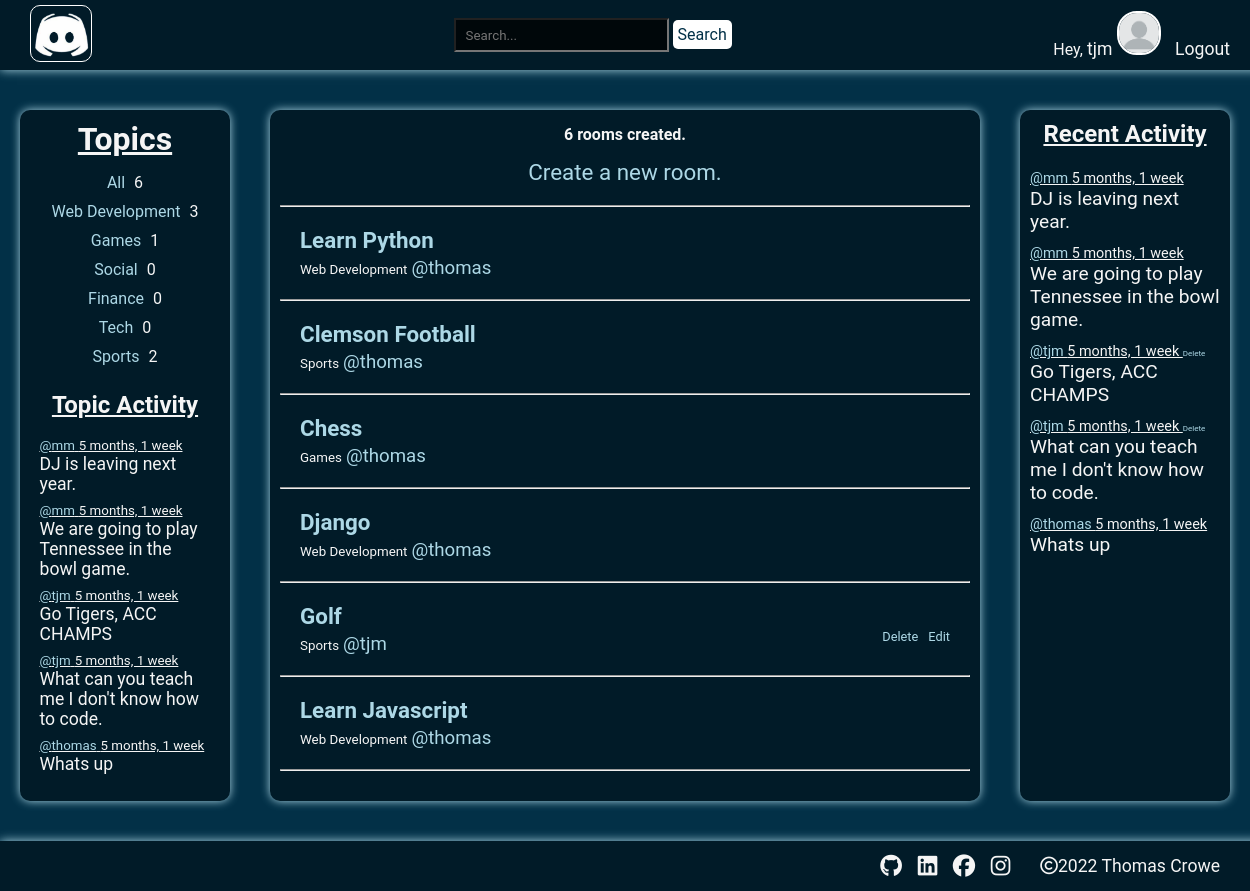
The page / (signed in) on the database its author committed.
### app/models.py (models this page shows, shortened)
class Topic(models.Model):
    name = models.CharField(max_length=255)

class Message(models.Model):
    user = models.ForeignKey(User, on_delete=models.CASCADE)
    room = models.ForeignKey(Room, on_delete=models.CASCADE)
    message = models.TextField()
    updated = models.DateTimeField(auto_now=True)
    created = models.DateTimeField(auto_now_add=True)
    def __str__(self):
        return self.message[0:50]

class Room(models.Model):
    host = models.ForeignKey(User, on_delete=models.SET_NULL, null=True)
    topic = models.ForeignKey(Topic, on_delete=models.SET_NULL, null=True)
    name = models.CharField(max_length=255)
    description = models.TextField(null=True, blank=True)
    participants = models.ManyToManyField(User, related_name='participants', blank=True)
    private = models.BooleanField(default=False)
    updated = models.DateTimeField(auto_now=True)
    created = models.DateTimeField(auto_now_add=True)
    class Meta:
        ordering = ['-updated', '-created']

### app/views.py (the view)
# urls.py: path('', views.home, name='home'),
def home(req):
    q = req.GET.get('q') if req.GET.get('q') else ''
    users = User.objects.filter(Q(username__icontains=q) | Q(first_name__icontains=q) | Q(last_name__icontains=q))
    rooms = Room.objects.filter(
        Q(topic__name__icontains=q) |
        Q(name__icontains=q) |
        Q(description__icontains=q) |
        Q(host__username__icontains=q))
    hosts = User.objects.all()
    topics = Topic.objects.all()
    room_count = rooms.count()
    recent_messages = Message.objects.all().order_by('-created')[:5]
    topic_messages = Message.objects.filter(Q(room__topic__name__icontains=q)).order_by('-created')[:5]
    context = { 'users': users, 'rooms': rooms, 'hosts': hosts, 'topics': topics,
               'room_count': room_count, 'recent_messages': recent_messages,
               'topic_messages': topic_messages }
    return render(req, 'app/home.html', context)

### app/templates/app/home.html
{% extends 'main.html' %}
{% load static %}
{% block content %}
<div class="home-container">
    <div class="topics">
        {% include 'app/topic_comp.html' %}
    </div>
    <div class="main">
        <h5>{{room_count}} rooms created.</h5>
        <a href="{% url 'create-room' %}">Create a new room.</a>
        {% include 'app/feed_comp.html' %}
    </div>
    <div class="activity">
        {% include 'app/activity_comp.html' %}
    </div>
</div>
{% endblock %}

### templates/navbar.html
{% load static %}
{% block navbar %}
<div class="navbar-container">
    <a href="/">
        <img id="nav-logo" src="{% static 'images/white-logo.png' %}" alt="Logo" />
    </a>
    <form method="GET" action="{% url 'home' %}" class="search-form">
        <input id="search-bar" type="text" name="q" placeholder="Search..." />
        <button type="submit">Search</button>
    </form>
    {% if request.user.is_authenticated %}
        <p>
            Hey, <a id="user-link" href="{% url 'profile' request.user.id %}">{{ request.user.username }}
                <img id="profile-image" src="{% static 'images/gen-user.webp' %}" alt="User Image" />
            </a>
            <a href="{% url 'logout' %}">Logout</a>
        </p>
    {% else %}
        <a href="{% url 'login' %}">Login</a>
    {% endif %}
</div>
{% endblock %}

### app/templates/app/topic_comp.html
{% load static %}
{% block topics %}
<h3 id="topic-header">Topics</h3>
    <a class="topic-links" href="{% url 'home' %}">All     <span>{{topics.count}}</span></a>
    {% for topic in topics %}
        <a class="topic-links" href="{% url 'home' %}?q={{topic.name}}">{{ topic.name }} <span>{{topic.room_set.all.count}}</span></a>
    {% endfor %}
<h4 id="topic-activity-header">Topic Activity</h4>
{% for topic_message in topic_messages %}
    <div id="topic-activity-container">
        <div id="topic-activity-info">
            <a href={% url 'profile' topic_message.user.id %}>
                <small>@{{ topic_message.user.username }}</small>
            </a>
            <small>{{ topic_message.created|timesince }}</small>
        </div>
        <div id="topic-activity-message">
            {{ topic_message.message }}
        </div>
    </div>
{% endfor %}
{% endblock %}

### app/templates/app/feed_comp.html
<div class="main-rooms-container">
    <hr>
    {% for room in rooms %}
        <div class="main-rooms">
            <h3><a href="{% url 'room' room.id %}">{{ room.name }}</a></h3>
            <small>{{room.topic.name}}</small>
            <a id="main-host" href="{% url 'profile' room.host.id %}">
                <small>@{{room.host.username}}</small>
            </a>
            {% if request.user == room.host %}
            <a class="main-delete" href="{% url 'update-room' room.id %}">Edit</a>
            <a class="main-delete" href="{% url 'delete-room' room.id %}">Delete</a>
            {% endif %}
        </div>
        <hr>
    {% endfor %}
</div>

### app/templates/app/activity_comp.html
<h3>Recent Activity</h3>
        <div>
            {% for message in recent_messages %}
                <div>
                    <small>
                        <a href="{% url 'profile' message.user.id %}">
                            @{{ message.user.username }}
                        </a>
                        {{ message.created|timesince }}
                    </small>
                    {% if request.user == message.user %}
                    <span><a id="recent-delete" href="{% url 'delete-message' message.id %}">Delete</a></span>
                    {% endif %}
                    <p>{{ message }}</p>
                </div>
            {% endfor %}

### static/styles/css/main.css (style rules this page uses)
#nav-logo { padding-top: 5px; height: 50px; width: 60px; border: 1px solid white; border-radius: 10px; }
#profile-image { height: 40px; width: 40px; border-radius: 20px; border: 2px solid white; }
.navbar-container { background-color: rgb(1, 27, 40); height: 70px; width: 100vw; display: flex; align-items: center; justify-content: space-between; margin: 0px; padding: 0px 20px; box-shadow: 0px 0px 10px 0px lightblue; }
.navbar-container form #search-bar { background-color: rgba(0, 0, 0, 0.75); padding: 10px; height: 0.6rem; }
.navbar-container button { padding: 5px; background-color: white; border: #023047; border-radius: 5px; color: #023047; font-size: 1rem; transition: all 0.3s ease; }
.navbar-container a { color: whitesmoke; padding-right: 40px; padding-left: 10px; font-size: 1.1rem; transition: all 0.3s ease; }
.navbar-container p #user-link { padding: 0; margin: 0; }
.home-container { display: grid; grid-template-columns: 1fr 3fr 1fr; padding-bottom: 70px; }
.home-container .topics { display: flex; flex-direction: column; align-items: center; justify-content: flex-start; padding: 10px; background-color: rgb(1, 27, 40); border-radius: 10px; margin: 20px; margin-top: 40px; box-shadow: 0px 0px 10px 0px lightblue; }
.home-container .topics .topic-links { padding: 5px; }
.home-container .topics .topic-links span { padding-left: 5px; }
.home-container .topics #topic-header { align-items: flex-start; font-size: 2rem; padding-bottom: 10px; text-decoration: underline; }
.home-container .topics #topic-activity-header { font-size: 1.5rem; padding-top: 20px; padding-bottom: 10px; text-decoration: underline; }
.home-container .topics #topic-activity-container { border-radius: 5px; border: white; width: 90%; text-align: left; }
.home-container .topics #topic-activity-info { text-decoration: underline; padding-top: 6px; }
.home-container .topics #topic-activity-info a small { color: lightblue; }
.home-container .topics #topic-activity-message { font-size: 1.1rem; }
.home-container .main { display: flex; flex-direction: column; align-items: center; justify-content: flex-start; padding: 10px; background-color: rgb(1, 27, 40); border-radius: 10px; margin: 20px; margin-top: 40px; box-shadow: 0px 0px 10px 0px lightblue; }
.home-container .main h5 { align-items: flex-start; font-size: 1rem; margin-bottom: 10px; }
.home-container .main a { font-size: 1.4rem; }
.home-container .main .main-rooms-container { width: 100%; padding: 20px; }
.home-container .main .main-rooms-container .main-rooms { padding: 20px; }
.home-container .main .main-rooms-container .main-rooms a { color: lightblue; }
.home-container .main .main-rooms-container .main-rooms #main-host small { color: lightblue; }
.home-container .main .main-rooms-container .main-rooms .main-delete { float: right; font-size: 0.8rem; padding-left: 10px; }
.home-container .activity { display: flex; flex-direction: column; align-items: center; justify-content: flex-start; padding: 10px; background-color: rgb(1, 27, 40); border-radius: 10px; margin: 20px; margin-top: 40px; box-shadow: 0px 0px 10px 0px lightblue; }
.home-container .activity h3 { font-size: 1.5rem; margin-bottom: 10px; padding-bottom: 10px; text-decoration: underline; }
.home-container .activity p { font-size: 1.2rem; padding-bottom: 10px; }
.home-container .activity small { font-size: 0.9rem; text-decoration: underline; }
.home-container .activity #recent-delete { font-size: 0.5rem; text-align: right; }
h5 { text-align: center; padding: 5px; font-size: 1.2rem; }
* { margin: 0; padding: 0; font-family: "Roboto", sans-serif; color: whitesmoke; }
a { text-decoration: none; color: lightblue; }
body { background-color: #023047; }

### rows shown on the page
Topic: name "Web Development", room_set.all.count "3"
Topic: name "Games", room_set.all.count "1"
Topic: name "Social", room_set.all.count "0"
Topic: name "Finance", room_set.all.count "0"
Topic: name "Tech", room_set.all.count "0"
Topic: name "Sports", room_set.all.count "2"
Message: user.username "mm", created "5 months, 1 week", message "DJ is leaving next year."
Message: user.username "mm", created "5 months, 1 week", message "We are going to play Tennessee in the bowl game."
Message: user.username "tjm", created "5 months, 1 week", message "Go Tigers, ACC CHAMPS", shows "Delete"
Message: user.username "tjm", created "5 months, 1 week", message "What can you teach me I don't know how to code.", shows "Delete"
Message: user.username "thomas", created "5 months, 1 week", message "Whats up"
Room: name "Learn Python", topic.name "Web Development", host.username "thomas"
Room: name "Clemson Football", topic.name "Sports", host.username "thomas"
Room: name "Chess", topic.name "Games", host.username "thomas"
Room: name "Django", topic.name "Web Development", host.username "thomas"
Room: name "Golf", topic.name "Sports", host.username "tjm", shows "Edit"
Room: name "Learn Javascript", topic.name "Web Development", host.username "thomas"

### other values the page prints
{{ request.user.username }} "tjm"
{{ topics.count }} "6"
{{ room_count }} "6"
